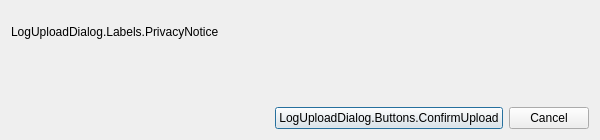
<?xml version="1.0" encoding="UTF-8"?>
<!--
  -     Copyright (c) 2026.  by Andrew Hale <halea2196@gmail.com>
  -
  -     This program is free software: you can redistribute it and/or modify
  -     it under the terms of the GNU General Public License as published by
  -     the Free Software Foundation, either version 3 of the License, or
  -     (at your option) any later version.
  -
  -     This program is distributed in the hope that it will be useful,
  -     but WITHOUT ANY WARRANTY; without even the implied warranty of
  -     MERCHANTABILITY or FITNESS FOR A PARTICULAR PURPOSE.  See the
  -     GNU General Public License for more details.
  -
  -     You should have received a copy of the GNU General Public License
  -     along with this program.  If not, see <http://www.gnu.org/licenses/>.
  -->

<ui version="4.0">
 <class>LogUploadDialog</class>
 <widget class="QDialog" name="LogUploadDialog">
  <property name="geometry">
   <rect>
    <x>0</x>
    <y>0</y>
    <width>600</width>
    <height>140</height>
   </rect>
  </property>
  <property name="windowTitle">
   <string>Log Upload</string>
  </property>
  <layout class="QVBoxLayout" name="verticalLayout">
   <item>
    <widget class="QStackedWidget" name="stackedWidget">
     <property name="currentIndex">
      <number>0</number>
     </property>
     <widget class="QWidget" name="confirmUploadPage">
      <layout class="QVBoxLayout" name="verticalLayout_2">
       <property name="spacing">
        <number>6</number>
       </property>
       <property name="leftMargin">
        <number>0</number>
       </property>
       <property name="topMargin">
        <number>0</number>
       </property>
       <property name="rightMargin">
        <number>0</number>
       </property>
       <property name="bottomMargin">
        <number>0</number>
       </property>
       <item>
        <layout class="QHBoxLayout" name="horizontalLayout">
         <item>
          <widget class="QLabel" name="privacyNotice">
           <property name="text">
            <string>LogUploadDialog.Labels.PrivacyNotice</string>
           </property>
          </widget>
         </item>
        </layout>
       </item>
       <item>
        <layout class="QHBoxLayout" name="horizontalLayout_2">
         <item>
          <widget class="QLabel" name="uploadProgress">
           <property name="text">
            <string/>
           </property>
          </widget>
         </item>
        </layout>
       </item>
       <item>
        <layout class="QHBoxLayout" name="horizontalLayout_3">
         <item>
          <spacer name="horizontalSpacer">
           <property name="orientation">
            <enum>Qt::Orientation::Horizontal</enum>
           </property>
           <property name="sizeHint" stdset="0">
            <size>
             <width>40</width>
             <height>20</height>
            </size>
           </property>
          </spacer>
         </item>
         <item>
          <widget class="QPushButton" name="confirmUploadButton">
           <property name="text">
            <string>LogUploadDialog.Buttons.ConfirmUpload</string>
           </property>
          </widget>
         </item>
         <item>
          <widget class="QPushButton" name="closeButton">
           <property name="text">
            <string>Cancel</string>
           </property>
          </widget>
         </item>
        </layout>
       </item>
      </layout>
     </widget>
     <widget class="QWidget" name="uploadSucceededPage">
      <layout class="QVBoxLayout" name="verticalLayout_4">
       <property name="spacing">
        <number>0</number>
       </property>
       <property name="leftMargin">
        <number>0</number>
       </property>
       <property name="topMargin">
        <number>0</number>
       </property>
       <property name="rightMargin">
        <number>0</number>
       </property>
       <property name="bottomMargin">
        <number>0</number>
       </property>
       <item>
        <layout class="QHBoxLayout" name="horizontalLayout_5">
         <item>
          <widget class="QLabel" name="description">
           <property name="sizePolicy">
            <sizepolicy hsizetype="Preferred" vsizetype="Expanding">
             <horstretch>0</horstretch>
             <verstretch>0</verstretch>
            </sizepolicy>
           </property>
           <property name="text">
            <string>LogUploadDialog.Labels.Description.AppLog</string>
           </property>
           <property name="alignment">
            <set>Qt::AlignmentFlag::AlignLeading|Qt::AlignmentFlag::AlignLeft|Qt::AlignmentFlag::AlignTop</set>
           </property>
          </widget>
         </item>
        </layout>
       </item>
       <item>
        <layout class="QHBoxLayout" name="horizontalLayout_6">
         <item>
          <widget class="QLineEdit" name="urlEdit"/>
         </item>
         <item>
          <widget class="QPushButton" name="copyURL">
           <property name="text">
            <string>LogUploadDialog.Buttons.CopyURL</string>
           </property>
          </widget>
         </item>
         <item>
          <widget class="QPushButton" name="analyzeURL">
           <property name="text">
            <string>LogUploadDialog.Buttons.AnalyzeURL</string>
           </property>
          </widget>
         </item>
        </layout>
       </item>
       <item>
        <widget class="QDialogButtonBox" name="buttonBox">
         <property name="standardButtons">
          <set>QDialogButtonBox::StandardButton::Close</set>
         </property>
        </widget>
       </item>
      </layout>
     </widget>
     <widget class="QWidget" name="uploadFailedPage">
      <layout class="QVBoxLayout" name="verticalLayout_3">
       <item>
        <widget class="QLabel" name="uploadErrorMessage">
         <property name="sizePolicy">
          <sizepolicy hsizetype="Preferred" vsizetype="Expanding">
           <horstretch>0</horstretch>
           <verstretch>0</verstretch>
          </sizepolicy>
         </property>
         <property name="text">
          <string>LogUploadDialog.Labels.UploadFailMessage</string>
         </property>
         <property name="alignment">
          <set>Qt::AlignmentFlag::AlignLeading|Qt::AlignmentFlag::AlignLeft|Qt::AlignmentFlag::AlignTop</set>
         </property>
        </widget>
       </item>
       <item>
        <layout class="QHBoxLayout" name="horizontalLayout_4">
         <item>
          <spacer name="horizontalSpacer_2">
           <property name="orientation">
            <enum>Qt::Orientation::Horizontal</enum>
           </property>
           <property name="sizeHint" stdset="0">
            <size>
             <width>40</width>
             <height>20</height>
            </size>
           </property>
          </spacer>
         </item>
         <item>
          <widget class="QPushButton" name="retryButton">
           <property name="text">
            <string>LogUploadDialog.Buttons.RetryButton</string>
           </property>
          </widget>
         </item>
         <item>
          <widget class="QPushButton" name="retryCloseButton">
           <property name="text">
            <string>Cancel</string>
           </property>
          </widget>
         </item>
        </layout>
       </item>
      </layout>
     </widget>
    </widget>
   </item>
  </layout>
 </widget>
 <resources/>
 <connections/>
</ui>
